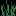

Tiled map render using the project's own tile images. Description and the whole map definition, tile-layer contents included, below:
An orthogonal 1x1 tile map with 16x16 px tiles, 1 tile layer (Tile Layer 1), 2 tilesets.

<map version="1.10" tiledversion="1.11.2" orientation="orthogonal" renderorder="right-down" width="1" height="1" tilewidth="16" tileheight="16" infinite="0" nextlayerid="2" nextobjectid="1">
 <tileset firstgid="1" source="Blocks.tsx" />
 <tileset firstgid="65" source="../Blocks.tsx" />
 <layer id="1" name="Tile Layer 1" width="1" height="1">
  <data encoding="csv">
19
</data>
 </layer>
</map>
